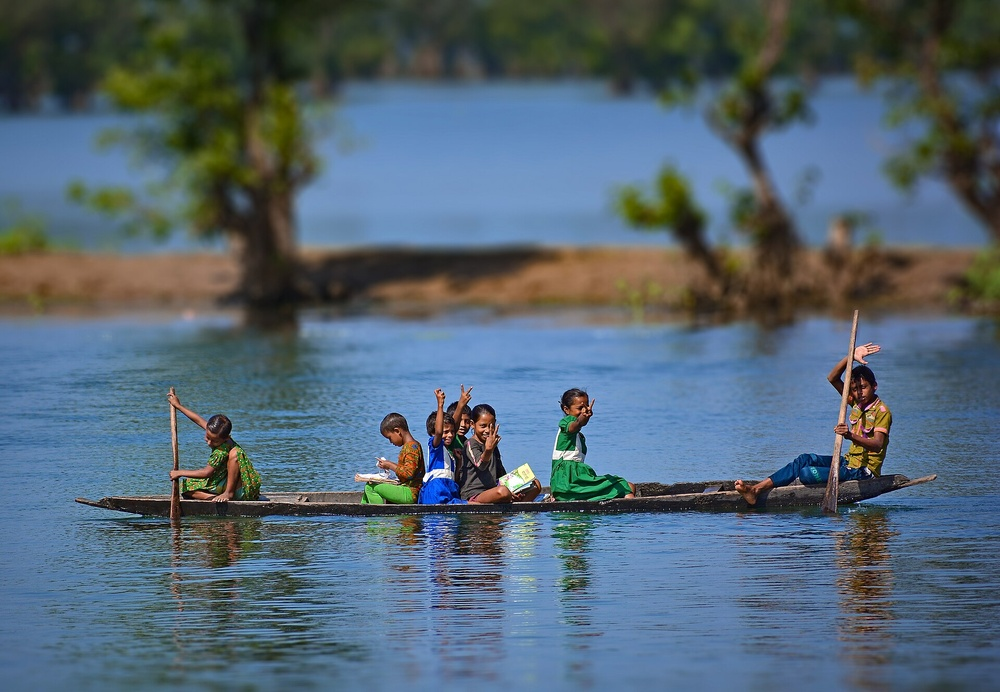
#> input picture img/boat.jpg, 1000 x 692 px, shrunk from 1920 x 1328 before the run
$ python '5. hist qualization rgb.py'
#> lines starting #> are read from the running program, lines starting #| are printed output that depends on the picture
# 5. hist qualization rgb.py
# import
import cv2
import numpy as np
import matplotlib.pyplot as plt

# image loading
image = cv2.imread(r"img/boat.jpg")
#> image is the input picture: shape (692, 1000, 3); mean B, G, R 115.3, 101.5, 83.7
image_rgb = cv2.cvtColor(image, cv2.COLOR_BGR2RGB)
# image_lab = cv2.cvtColor(image, cv2.COLOR_BGR2LAB)
# image_hsv = cv2.cvtColor(image, cv2.COLOR_BGR2HSV)

image = image_rgb

print(image.shape) # (height, width, 3)
#| (692, 1000, 3)

height = image.shape[0]
#> height = 692
width = image.shape[1]
#> width = 1000

def get_pdf(channel):
    h, w = channel.shape[:2]
    pdf = np.zeros(256, dtype=np.float32)
    for i in range(h):
        for j in range(w):
            pdf[channel[i, j]] += 1
    pdf /= (h * w)
    return pdf

def get_cdf(pdf):
    cdf = np.zeros_like(pdf)
    cdf[0] = pdf[0]
    for i in range(1, 256):
        cdf[i] = cdf[i-1] + pdf[i]
    return cdf

r, g, b = cv2.split(image)
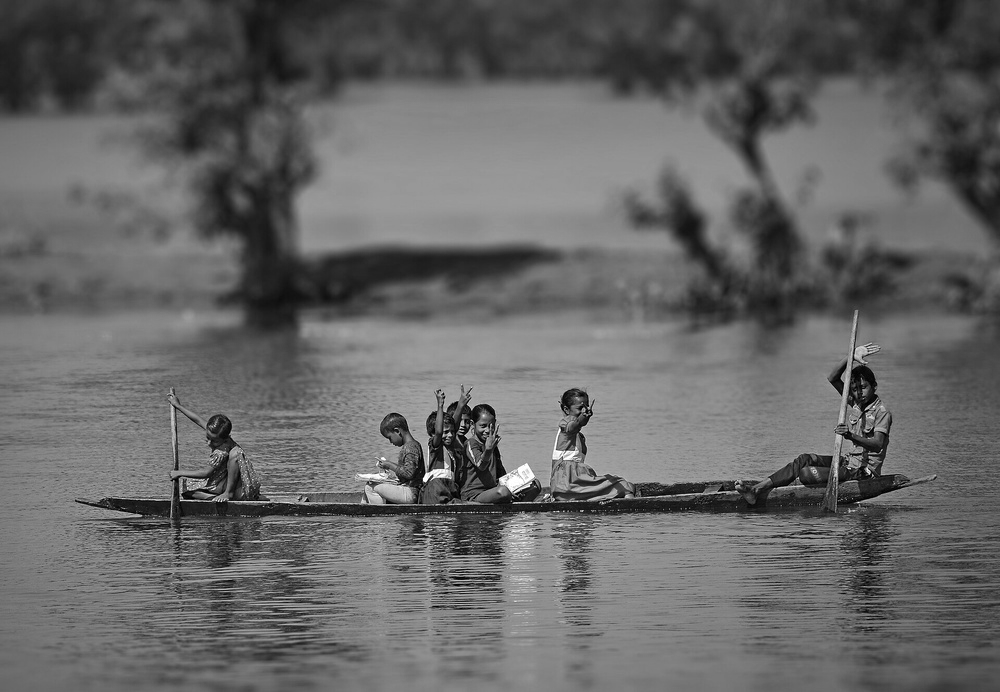
#> g: shape (692, 1000); min 0, max 255, mean 101.5
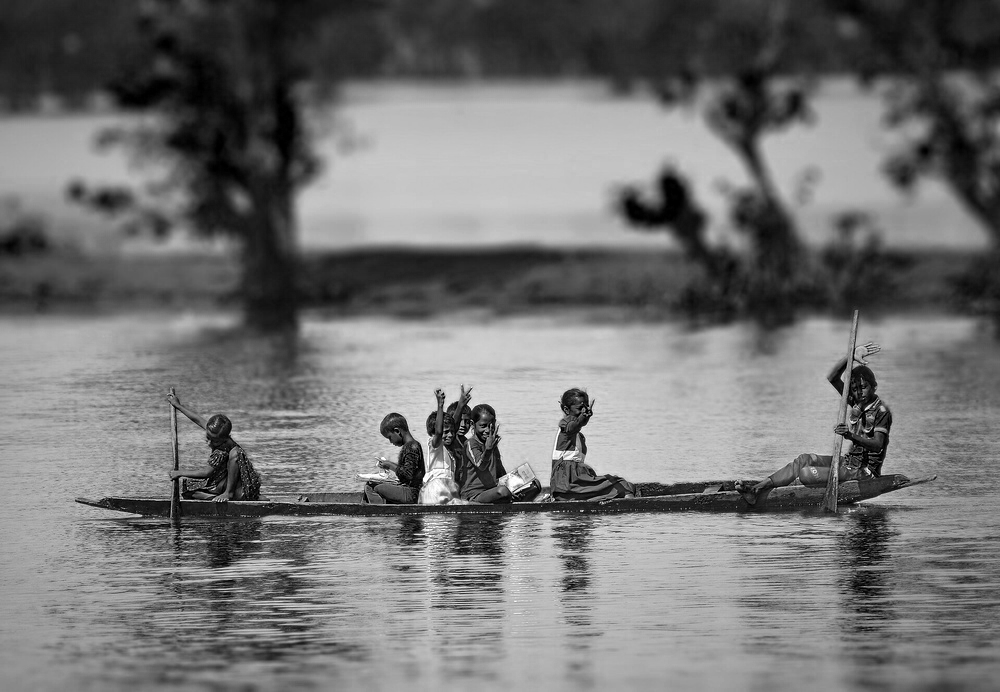
#> b: shape (692, 1000); min 0, max 255, mean 115.3

# r = image[:, :, 0]
# g = image[:, :, 1]
# b = image[:, :, 2]

# pdf & cdf
pdf_r = get_pdf(r)
#> pdf_r = 256 values, max 0.0172 at index 92, min 4.05e-05 at index 237, mean 0.00391
pdf_g = get_pdf(g)
#> pdf_g = 256 values, max 0.0124 at index 134, min 1.3e-05 at index 242, mean 0.00391
pdf_b = get_pdf(b)
#> pdf_b = 256 values, max 0.00924 at index 197, min 2.89e-05 at index 254, mean 0.00391
cdf_r = get_cdf(pdf_r)
#> after the loop in get_cdf, `for i in range(1, 256):`: cdf = 256 values from 0.0021 to 1
#> cdf_r = 256 values from 0.0021 to 1
cdf_g = get_cdf(pdf_g)
#> cdf_g = 256 values from 0.00026 to 1
cdf_b = get_cdf(pdf_b)
#> cdf_b = 256 values from 0.00266 to 1

# hist mapping
hist_eq_r = np.zeros_like(pdf_r)
#> hist_eq_r = 256 values from 0 to 0
hist_eq_g = np.zeros_like(pdf_g)
#> hist_eq_g = 256 values from 0 to 0
hist_eq_b = np.zeros_like(pdf_b)
#> hist_eq_b = 256 values from 0 to 0
for i in range(256):
    hist_eq_r[i] = round(cdf_r[i] * 255)
    hist_eq_g[i] = round(cdf_g[i] * 255)
    hist_eq_b[i] = round(cdf_b[i] * 255)
#> after the loop, hist_eq_b = 256 values from 1 to 255; hist_eq_g = 256 values from 0 to 255; hist_eq_r = 256 values from 1 to 255

new_r = np.zeros_like(r)
new_g = np.zeros_like(g)
new_b = np.zeros_like(b)
for i in range(height):
    for j in range(width):
        new_r[i,j] = hist_eq_r[r[i,j]]
        new_g[i,j] = hist_eq_g[g[i,j]]
        new_b[i,j] = hist_eq_b[b[i,j]]
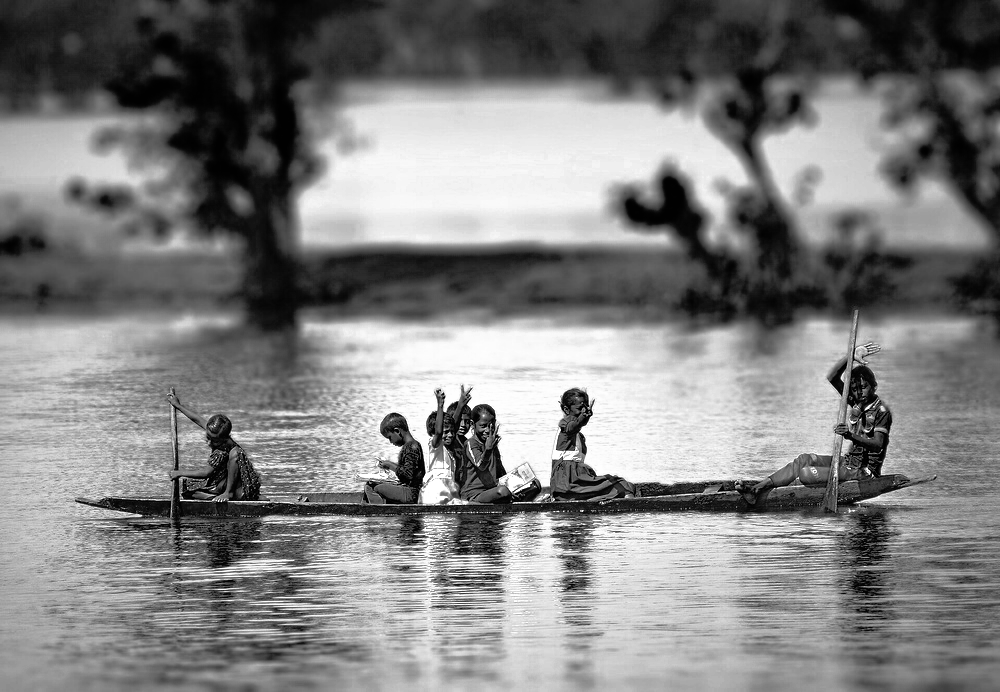
#> new_b: shape (692, 1000); min 1, max 255, mean 128.2
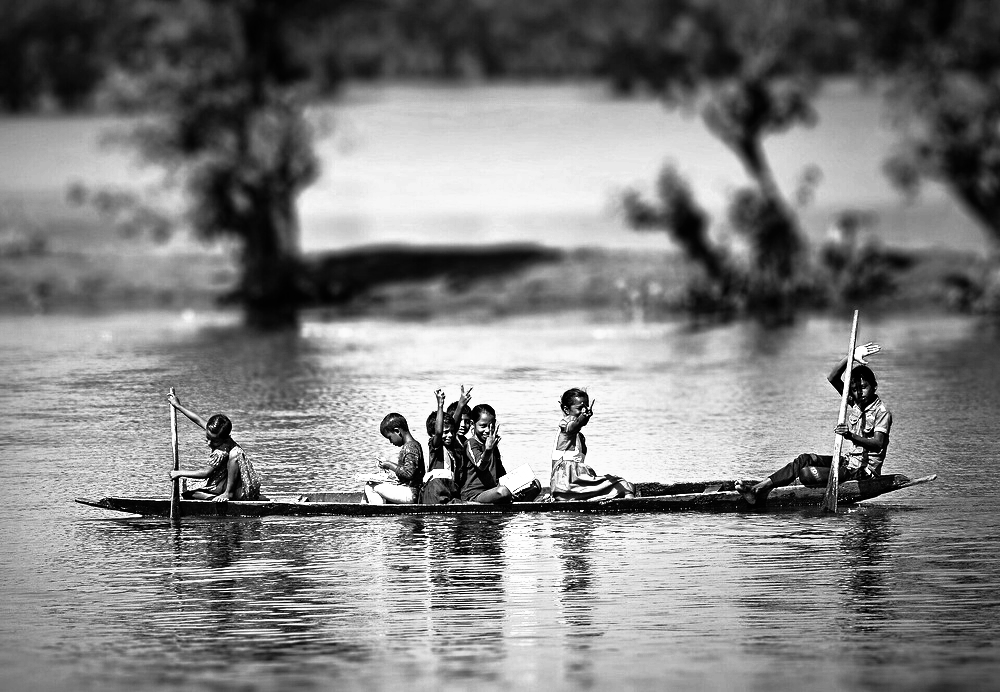
#> new_g: shape (692, 1000); min 0, max 255, mean 128.5
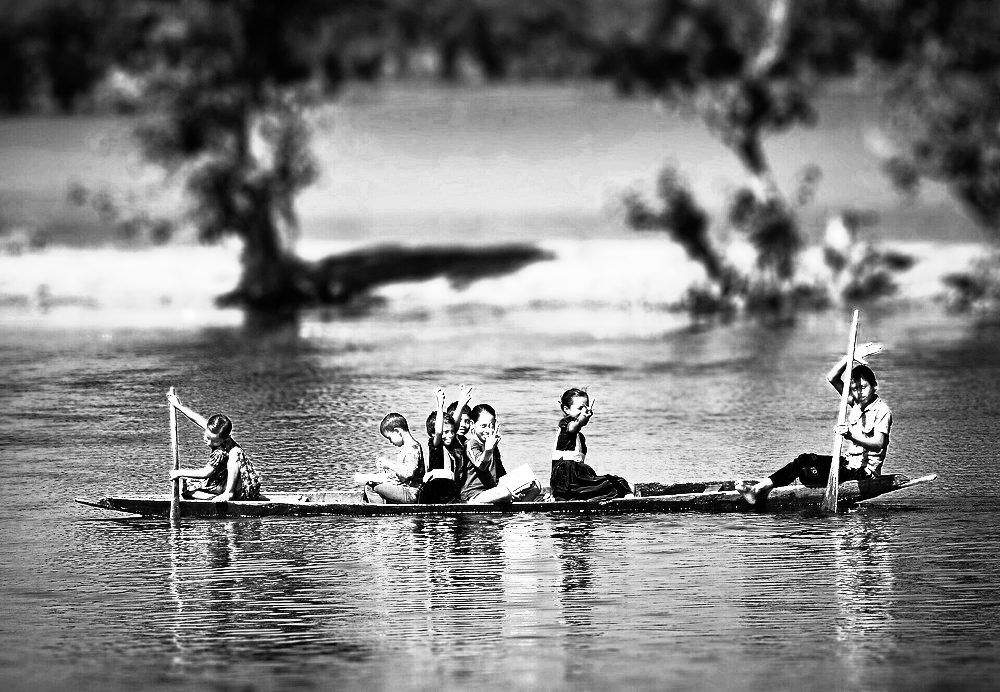
#> new_r: shape (692, 1000); min 1, max 255, mean 128.8

# new pdf & cdf
new_pdf_r = get_pdf(new_r)
#> new_pdf_r = 256 values, max 0.0172 at index 152, min 0 at index 0, mean 0.00391
new_pdf_g = get_pdf(new_g)
#> new_pdf_g = 256 values, max 0.0124 at index 201, min 0 at index 19, mean 0.00391
new_pdf_b = get_pdf(new_b)
#> new_pdf_b = 256 values, max 0.00924 at index 244, min 0 at index 0, mean 0.00391
new_cdf_r = get_cdf(new_pdf_r)
#> new_cdf_r = 256 values from 0 to 1
new_cdf_g = get_cdf(new_pdf_g)
#> new_cdf_g = 256 values from 0.0017 to 1
new_cdf_b = get_cdf(new_pdf_b)
#> new_cdf_b = 256 values from 0 to 1

new_image = image.copy()
new_image[:, :, 0] = new_r
new_image[:, :, 1] = new_g
new_image[:, :, 2] = new_b
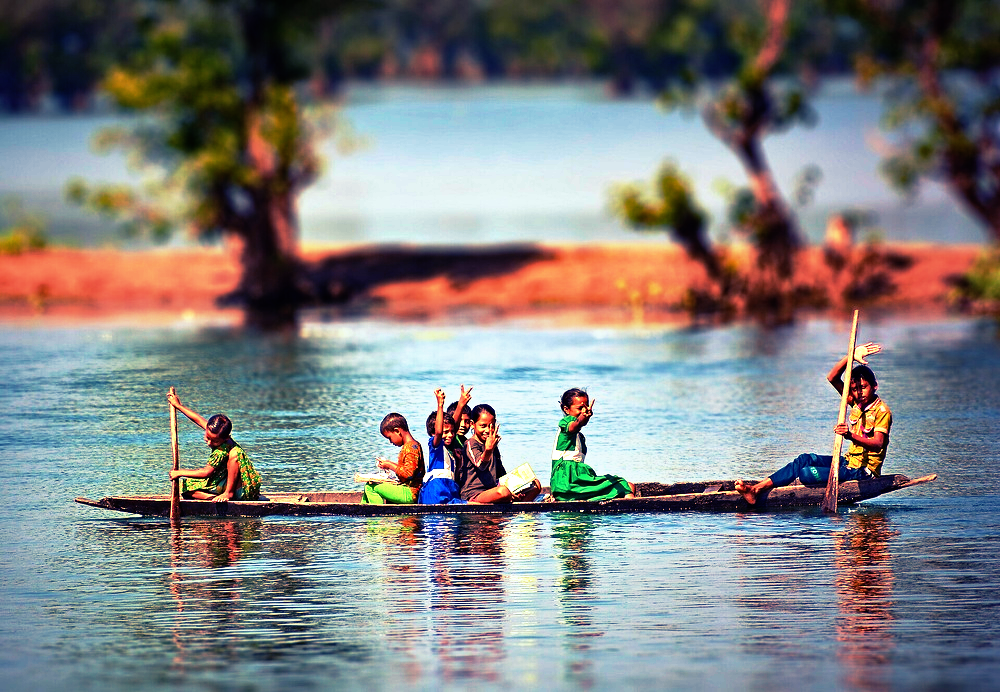
#> new_image: shape (692, 1000, 3); mean R, G, B 128.8, 128.5, 128.2

# plotting (orginal vs log)
plt.figure(figsize=(8, 16)) # (width, height)

plt.subplot(3, 2, 1) # (rows, columns, index)
plt.imshow(image, cmap="gray")
plt.title("Original")
plt.axis("off")

plt.subplot(3, 2, 2)
plt.imshow(new_image, cmap="gray")
plt.title("eqalized")
plt.axis("off")

plt.subplot(3, 2, 3)
plt.plot(pdf_r, color="red")
plt.plot(pdf_g, color="green")
plt.plot(pdf_b, color="blue")
plt.title("PDF")
plt.ylabel("probability")
plt.legend(["Original R", "Original G", "Original B"])

plt.subplot(3, 2, 4)
plt.plot(cdf_r, color="red")
plt.plot(cdf_g, color="green")
plt.plot(cdf_b, color="blue")

plt.title("CDF")
plt.ylabel("probability")
plt.legend(["Original R", "Original G", "Original B"])

plt.subplot(3, 2, 5)
plt.plot(new_pdf_r, color="red")
plt.plot(new_pdf_g, color="green")
plt.plot(new_pdf_b, color="blue")
plt.title("PDF")
plt.ylabel("probability")
plt.legend(["Equalized R", "Equalized G", "Equalized B"])

plt.subplot(3, 2, 6)
plt.plot(new_cdf_r, color="red")
plt.plot(new_cdf_g, color="green")
plt.plot(new_cdf_b, color="blue")
plt.title("CDF")
plt.ylabel("probability")
plt.legend(["Equalized R", "Equalized G", "Equalized B"])

# plt.tight_layout()
plt.savefig(r"out.png", dpi=300, bbox_inches="tight")
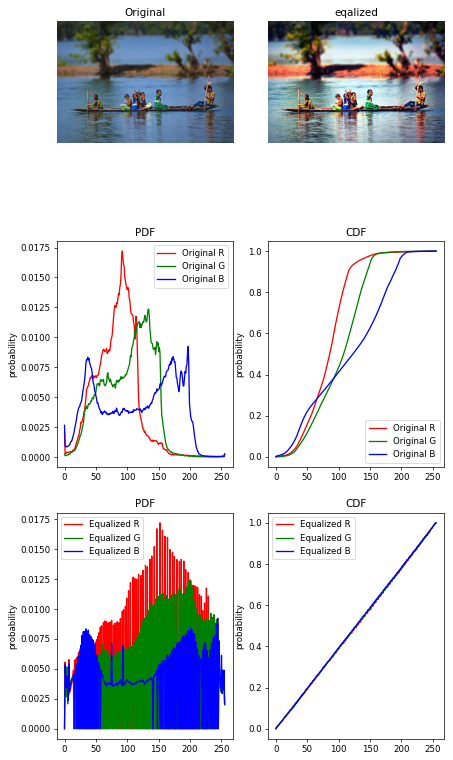
#> figure drawn by matplotlib, 6 panels; panel 3: curve peaks at x = 92, y = 0.0172; panel 3: curve peaks at x = 134, y = 0.0124; panel 3: curve peaks at x = 197, y = 0.00924; panel 4: curve peaks at x = 255, y = 1
plt.show()

$ run again, with img/brain.jpg copied over img/boat.jpg
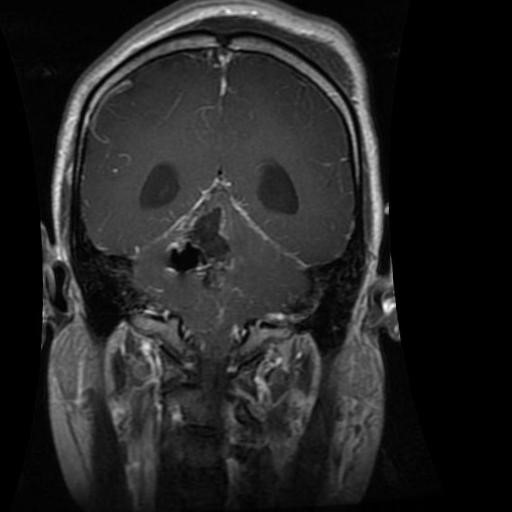
#> input picture img/brain.jpg, 512 x 512 px
#> image is the input picture: shape (512, 512, 3); min 0, max 254, mean 36.5
#| (512, 512, 3)
#> pdf_r = 256 values, max 0.264 at index 0, min 0 at index 237, mean 0.00391
#> pdf_g has the same summary as pdf_r
#> pdf_b has the same summary as pdf_r
#> after the loop in get_cdf, `for i in range(1, 256):`: cdf = 256 values from 0.264 to 1
#> after the loop `for i in range(256):`: hist_eq_b = 256 values from 67 to 255
#> after the loop `for i in range(height):`:
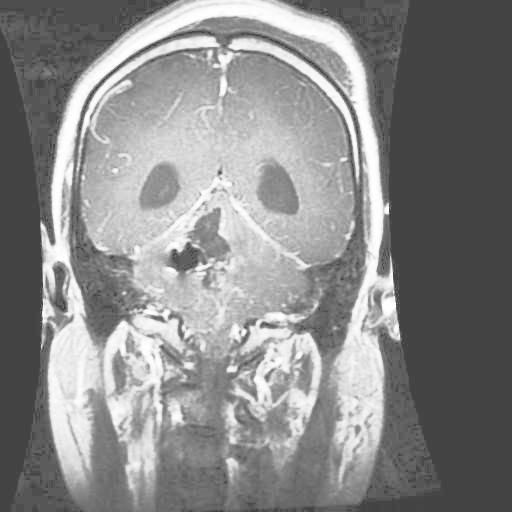
#> new_b: shape (512, 512); min 67, max 255, mean 137.2
#> new_pdf_r = 256 values, max 0.264 at index 67, min 0 at index 0, mean 0.00391
#> new_pdf_g has the same summary as new_pdf_r
#> new_pdf_b has the same summary as new_pdf_r
#> new_cdf_r = 256 values from 0 to 1
#> `new_image[:, :, 1] = new_g`:
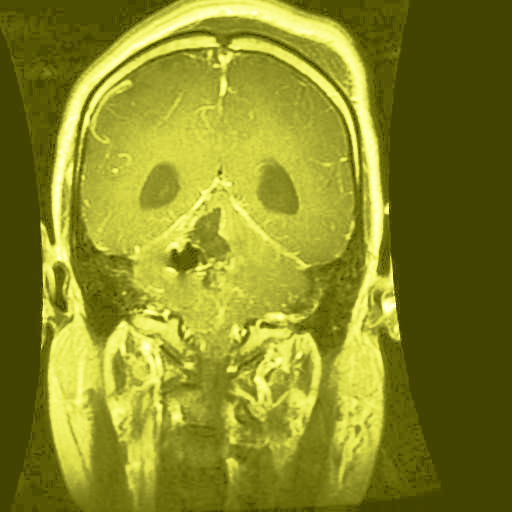
#> new_image: shape (512, 512, 3); mean R, G, B 137.2, 137.2, 36.5

$ run again, with img/humerus.jpg copied over img/boat.jpg
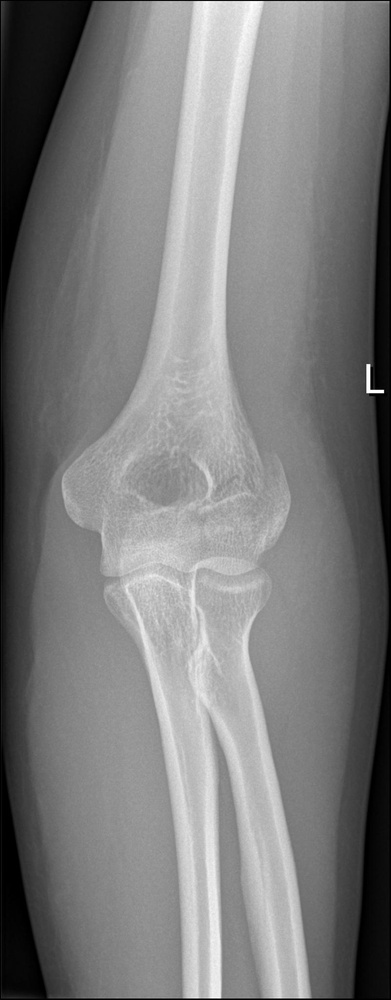
#> input picture img/humerus.jpg, 391 x 1000 px, shrunk from 801 x 2048 before the run
#> image is the input picture: shape (1000, 391, 3); min 0, max 255, mean 124.5
#| (1000, 391, 3)
#> pdf_r = 256 values, max 0.0113 at index 146, min 2.05e-05 at index 253, mean 0.00391
#> pdf_g has the same summary as pdf_r
#> pdf_b has the same summary as pdf_r
#> after the loop in get_cdf, `for i in range(1, 256):`: cdf = 256 values from 0.0104 to 1
#> after the loop `for i in range(256):`: hist_eq_b = 256 values from 3 to 255
#> after the loop `for i in range(height):`:
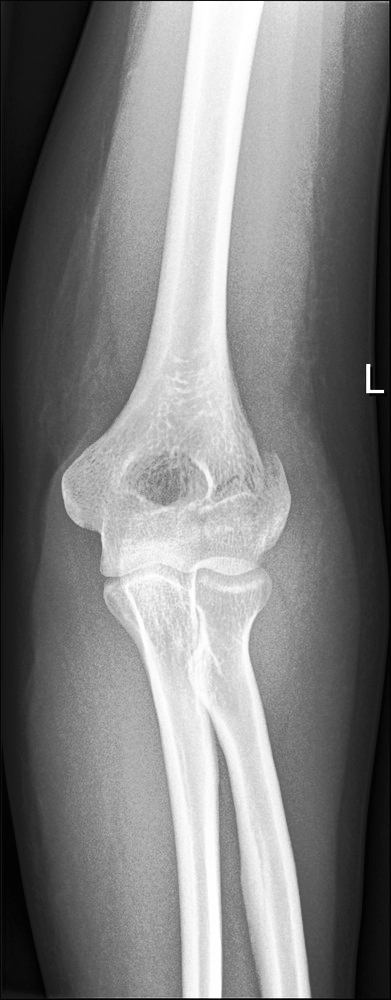
#> new_b: shape (1000, 391); min 3, max 255, mean 128.2
#> new_pdf_r = 256 values, max 0.0113 at index 163, min 0 at index 0, mean 0.00391
#> new_pdf_g has the same summary as new_pdf_r
#> new_pdf_b has the same summary as new_pdf_r
#> new_cdf_r = 256 values from 0 to 1
#> `new_image[:, :, 1] = new_g`:
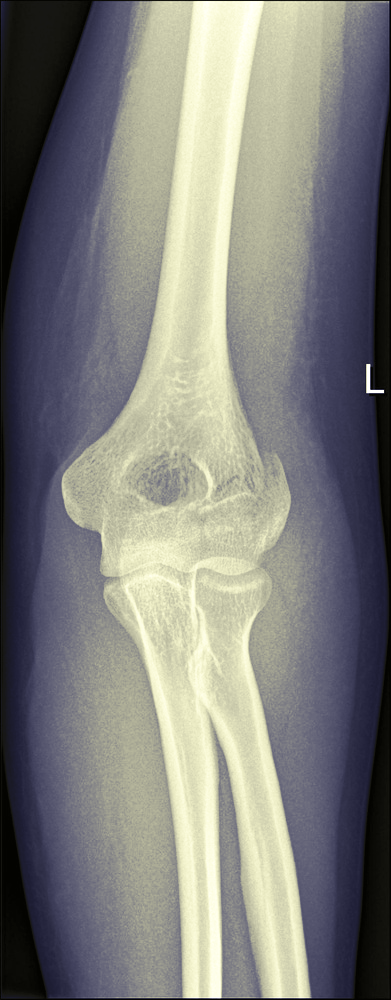
#> new_image: shape (1000, 391, 3); mean R, G, B 128.2, 128.2, 124.5
